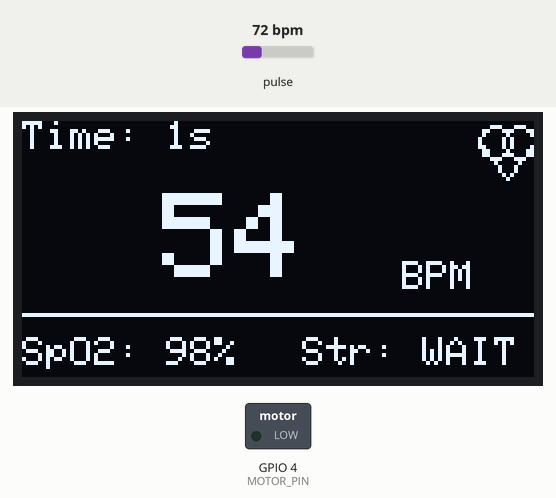
Simulated run of this sketch. Board: ESP32. Shown: 128×64 one-colour display, switched loads named in the sketch (green lamp = pin HIGH). The test bench sets the inputs (shaded band); at power-on: pulse 72 bpm. WiFi joins after 1.5 s; servers stay silent unless stated; uploads are accepted with an empty reply; what the sketch prints to the serial monitor is not drawn.

Above: at 2.7 s.
2.8 s: pulse set to 89 bpm
At 3.32 s:
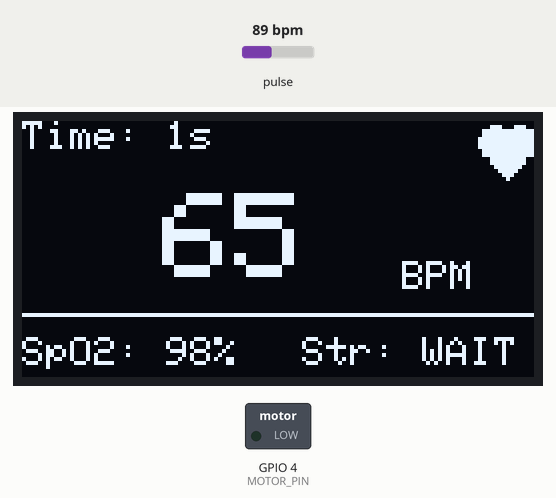
5.8 s: pulse set to 92 bpm
At 8.2 s:
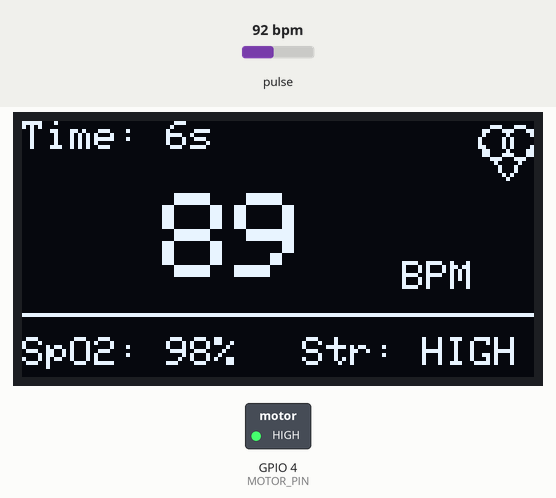
8.3 s: pulse set to 69 bpm
At 11.1 s:
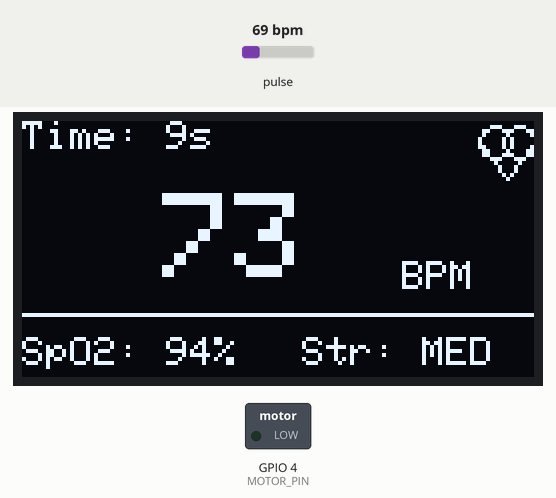
11.3 s: pulse set to 100 bpm
At 13.2 s:
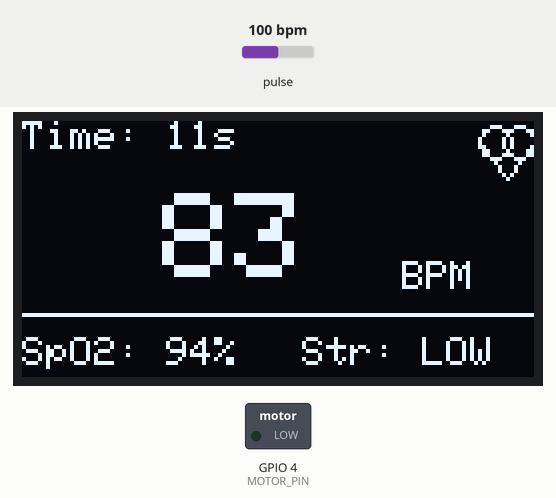
14.3 s: pulse set to 130 bpm
At 14.58 s:
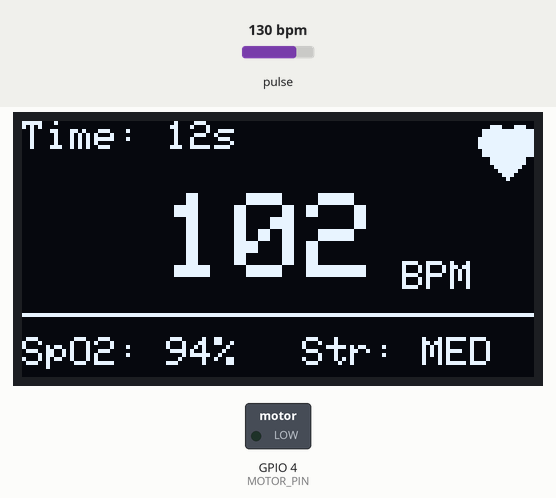
Timing chart, 0 to 17.7 s (numbered marks = the images above; inputs shaded):
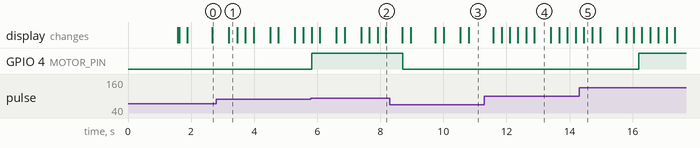

Measured:
- the behaviour switches between 90 and 91 bpm on pulse (found by bisection; images 1 and 2)
- after the input at 8.3 s, GPIO 4 (MOTOR_PIN): HIGH → LOW after 0.41 s
- after the input at 11.3 s, the display: first differs from a run without the input after 0.80 s (image 4 shows a later state)
- after the input at 14.3 s, GPIO 4 (MOTOR_PIN): LOW → HIGH after 1.9 s instead of 2.5 s
- what the display in image 4 shows lasts 0.5 s, from 12.9 s to 13.4 s

The sketch:

bpm_realtime_auto_end_2s_stress_fixed.ino
```cpp
#include <Wire.h>
#include <WiFi.h>
#include <HTTPClient.h>
#include <ArduinoJson.h>
#include "MAX30105.h"
#include "heartRate.h"
#include <Adafruit_GFX.h>
#include <Adafruit_SSD1306.h>
#include "freertos/FreeRTOS.h"
#include "freertos/task.h"
#include "freertos/semphr.h"

// --- WiFi Settings ---
const char *ssid = "Zenetic Esports";
const char *password = "oneStudio";
const char *serverUrl = "http://172.20.10.2:5000/api/real-time-data";
const char *endSessionUrl = "http://172.20.10.2:5000/api/end-session";

// --- Hardware ---
#define MOTOR_PIN 4
#define SCREEN_WIDTH 128
#define SCREEN_HEIGHT 64

// --- Logic Constants ---
#define GRACE_PERIOD_MS 2000        // Automatically end session 2 seconds after finger removal
#define STRESS_HIGH_SCORE_THRESH 70 // 70-100 = High Stress
#define STRESS_MED_SCORE_THRESH 40  // 40-69 = Medium Stress; below 40 = Low Stress
#define BEAT_STALE_MS 2500          // If no real beat in this long, treat the current BPM as stale

// --- Objects ---
MAX30105 particleSensor;
Adafruit_SSD1306 display(SCREEN_WIDTH, SCREEN_HEIGHT, &Wire, -1);

// --- Global Variables ---
// Replaces the old sessionData[]/dataCount local buffer. The server now
// assigns a session_id on the first real-time POST, and every reading is
// sent to it live instead of being held on-device until the end.
int currentSessionId = 0;

// State Machine
bool fingerPhysical = false;
bool sessionActive = false;
unsigned long graceTimerStart = 0;
bool inGracePeriod = false;

// Timers
unsigned long lastUiUpdate = 0;
unsigned long lastDataLog = 0;
unsigned long lastBeatTime = 0;
unsigned long lastBeatDetectedTime = 0; // For blinking icon
unsigned long lastWiFiCheck = 0;
unsigned long sessionStartTime = 0; // Used for the on-screen timer now that dataCount is gone

// Network uploads run on the ESP32 WiFi/core task instead of inside the
// sensor-reading loop. This prevents HTTP/TCP operations from blocking
// MAX30105 sampling and corrupting RR intervals/RMSSD.
TaskHandle_t uploadTaskHandle = nullptr;
SemaphoreHandle_t uploadMutex = nullptr;
volatile bool uploadPending = false;
int pendingBpm = 0;
int pendingSpo2 = 0;
float pendingStress = 0.0f;

// Math Variables (identical math to the base code)
const byte RATE_SIZE = 4;
byte rates[RATE_SIZE];
byte rateSpot = 0;
byte samplesCollected = 0; // FIX: only average over slots that hold a real reading (see note at bottom)
float beatsPerMinute;
int beatAvg = 0;

// HRV
// NOTE: previous version stored raw deltas in a 10-slot circular buffer
// (rrIntervals[]) and diffed by array position. That silently breaks once
// the buffer wraps every 10 beats: slot i and slot i+1 stop being
// temporally adjacent beats (one holds a brand-new delta, its neighbor
// still holds one from up to 9 beats earlier), which inflates RMSSD
// indefinitely after the first ~10 beats of a session. This version keeps
// only "last beat's delta" plus a small rolling window of squared
// consecutive diffs, so every value that ever enters the average really is
// beat[n] vs beat[n-1].
const int RMSSD_WINDOW = 8;
float prevRR = 0;
float sqDiffBuffer[RMSSD_WINDOW];
int sqDiffIndex = 0;
int sqDiffCount = 0;
const int RMSSD_MIN_DIFFS = 3; // don't trust/report a score on 1-2 diffs alone
float rmssd = 0;
float avgRR = 0; // running-average RR interval, used to catch outlier beats
int consecutiveOutliers = 0;
const int MAX_CONSECUTIVE_OUTLIERS = 3; // after this many rejections in a
                                        // row, trust the new rate instead
                                        // of staying stuck on a stale one

// SpO2 Estimator
double minRed = 200000, maxRed = 0;
double minIR = 200000, maxIR = 0;
int estimatedSpO2 = 98;

void connectToWiFi();
void queueRealTimeData(int bpm, int spo2_val, float stress_val);
void realTimeUploadTask(void *parameter);
void endSessionAndUpload();
void updateDisplay();
void startSession();
void processSignal(long irValue, long redValue);
float stressScoreFromRMSSD(float rmssdVal);
void showStatus(const char *msg);
void showIdleScreen();

void setup()
{
  Serial.begin(115200);
  pinMode(MOTOR_PIN, OUTPUT);
  digitalWrite(MOTOR_PIN, LOW);

  if (!display.begin(SSD1306_SWITCHCAPVCC, 0x3C))
    for (;;)
      ;
  display.setTextColor(WHITE);

  // Wifi & Sensor Init
  showStatus("Connecting WiFi...");
  connectToWiFi();

  if (!particleSensor.begin(Wire, I2C_SPEED_FAST))
  {
    showStatus("Sensor Missing");
    while (1)
      ;
  }

  particleSensor.setup();
  particleSensor.setPulseAmplitudeRed(0x0A);
  particleSensor.setPulseAmplitudeGreen(0);

  uploadMutex = xSemaphoreCreateMutex();
  if (uploadMutex != nullptr)
  {
    xTaskCreatePinnedToCore(
        realTimeUploadTask,
        "RTUpload",
        8192,
        nullptr,
        1,
        &uploadTaskHandle,
        0);
  }

  showIdleScreen();
}

void connectToWiFi()
{
  WiFi.mode(WIFI_STA);
  WiFi.begin(ssid, password);

  int attempts = 0;
  while (WiFi.status() != WL_CONNECTED && attempts < 40)
  {
    delay(500);
    attempts++;
  }
}

void loop()
{
  // Real-time streaming needs a live connection, so reconnect quietly
  // in the background if WiFi ever drops mid-session.
  if (millis() - lastWiFiCheck > 5000)
  {
    if (WiFi.status() != WL_CONNECTED)
    {
      connectToWiFi();
    }
    lastWiFiCheck = millis();
  }

  // 1. READ SENSOR
  long irValue = particleSensor.getIR();
  long redValue = particleSensor.getRed();

  // 2. FINGER CHECK
  if (irValue > 50000)
  {
    if (!fingerPhysical)
    {
      // Finger just touched!
      fingerPhysical = true;
      inGracePeriod = false;
      if (!sessionActive)
        startSession();
    }
  }
  else
  {
    if (fingerPhysical)
    {
      // Finger just removed
      fingerPhysical = false;
    }
  }

  // 3. LOGIC HANDLER
  if (sessionActive)
  {
    if (fingerPhysical)
    {
      // Normal Operation
      processSignal(irValue, redValue);

      // Reset grace period flag if we recovered
      inGracePeriod = false;

      // Vibration Logic: use the same 0-100 stress score shown on the dashboard.
      // 70-100 = High Stress.
      float currentStressScore = stressScoreFromRMSSD(rmssd);
      if (currentStressScore >= STRESS_HIGH_SCORE_THRESH)
        digitalWrite(MOTOR_PIN, HIGH);
      else
        digitalWrite(MOTOR_PIN, LOW);
    }
    else
    {
      // Finger Missing - Handle Grace Period
      digitalWrite(MOTOR_PIN, LOW);

      if (!inGracePeriod)
      {
        inGracePeriod = true;
        graceTimerStart = millis();
      }
      else
      {
        if (millis() - graceTimerStart >= GRACE_PERIOD_MS)
        {
          endSessionAndUpload();
        }
      }
    }

    // 4. TIME-DRIVEN UPDATES
    unsigned long currentMillis = millis();

    // A. UI Update (Every 250ms - Smooth Timer)
    if (currentMillis - lastUiUpdate > 250)
    {
      updateDisplay();
      lastUiUpdate = currentMillis;
    }

    // B. QUEUE LIVE UPDATE (Every 1000ms)
    // IMPORTANT: do not perform HTTP here. HTTP/TCP operations can block
    // this loop long enough to make MAX30105 beat sampling miss beats.
    // We only copy the latest values; a separate FreeRTOS task performs
    // the network upload.
    if (fingerPhysical && currentMillis - lastDataLog > 1000)
    {
      bool isFresh = (millis() - lastBeatDetectedTime < BEAT_STALE_MS);

      queueRealTimeData(
          isFresh ? beatAvg : 0,
          estimatedSpO2,
          isFresh ? stressScoreFromRMSSD(rmssd) : 0);

      lastDataLog = currentMillis;
    }
  }
  else
  {
    // Idle Mode
    digitalWrite(MOTOR_PIN, LOW);
    static long lastIdle = 0;
    if (millis() - lastIdle > 1000)
    {
      showIdleScreen();
      lastIdle = millis();
    }
  }
}

// --- LOGIC FUNCTIONS ---

void startSession()
{
  sessionActive = true;
  currentSessionId = 0; // Tells the server "start a new session" on the next POST
  if (uploadMutex != nullptr &&
      xSemaphoreTake(uploadMutex, pdMS_TO_TICKS(20)) == pdTRUE)
  {
    uploadPending = false;
    pendingBpm = 0;
    pendingSpo2 = 0;
    pendingStress = 0.0f;
    xSemaphoreGive(uploadMutex);
  }
  beatAvg = 0;
  rmssd = 0;
  prevRR = 0;
  avgRR = 0;
  consecutiveOutliers = 0;
  sqDiffIndex = 0;
  sqDiffCount = 0;

  // FIX: clear the BPM/HRV buffers so leftover values from a previous
  // session (or the zero-initialized boot state) can't leak into the
  // very first readings of this new session.
  rateSpot = 0;
  samplesCollected = 0;
  for (byte x = 0; x < RATE_SIZE; x++)
    rates[x] = 0;
  for (int i = 0; i < RMSSD_WINDOW; i++)
    sqDiffBuffer[i] = 0;

  minRed = 200000;
  maxRed = 0;
  minIR = 200000;
  maxIR = 0;
  lastDataLog = millis();
  sessionStartTime = millis();
  display.clearDisplay(); // clear old screens
}

void processSignal(long irValue, long redValue)
{
  // Beat Detection
  if (checkForBeat(irValue) == true)
  {
    long delta = millis() - lastBeatTime;
    lastBeatTime = millis();
    lastBeatDetectedTime = millis(); // Record beat time for the icon

    if (delta > 250 && delta < 2000)
    {
      Serial.print("delta=");
      Serial.println(delta);
      beatsPerMinute = 60 / (delta / 1000.0);

      if (beatsPerMinute < 255 && beatsPerMinute > 20)
      {
        rates[rateSpot++] = (byte)beatsPerMinute;
        rateSpot %= RATE_SIZE;

        // FIX: only average over slots that have actually been filled
        // this session, instead of always dividing by RATE_SIZE.
        if (samplesCollected < RATE_SIZE)
          samplesCollected++;

        beatAvg = 0;
        for (byte x = 0; x < samplesCollected; x++)
          beatAvg += rates[x];
        beatAvg /= samplesCollected;
      }

      // HRV — compare this beat's delta only to the immediately previous
      // beat's delta (true beat[n] vs beat[n-1]), then keep a small rolling
      // window of those squared diffs. No array-position aliasing, so RMSSD
      // can't get permanently inflated once the window fills up.
      //
      // OUTLIER GUARD: a single missed/double-counted beat produces one
      // wildly-off delta. Without this check, that ONE bad beat gets diffed
      // against its neighbor and the resulting huge squared-diff sits in
      // the rolling window poisoning every RMSSD read until it ages out.
      // So: if a new delta is more than 35% off the recent average RR,
      // treat it as noise and skip it.
      //
      // RECOVERY: avgRR only moves on accepted beats, so if the real heart
      // rate genuinely drifts (or the signal gets temporarily worse), every
      // beat after that first rejection keeps comparing against a stale
      // baseline and gets rejected forever - a permanent lockup. To prevent
      // that, count consecutive rejections; after too many in a row, trust
      // that this is the new normal, recalibrate to it, and resume.
      if (prevRR > 0)
      {
        bool isOutlier = avgRR > 0 && fabs(delta - avgRR) > 0.35 * avgRR;

        if (isOutlier)
        {
          consecutiveOutliers++;
        }

        if (isOutlier && consecutiveOutliers < MAX_CONSECUTIVE_OUTLIERS)
        {
          // Reject this beat only - don't diff it, don't move prevRR or
          // avgRR forward yet, in case it really was just one bad beat.
        }
        else
        {
          if (isOutlier)
          {
            // Forced recalibration: too many "outliers" in a row means the
            // baseline itself is stale, not the beats. Accept this beat as
            // the new normal but don't diff it against the old, no-longer-
            // relevant prevRR - that comparison would be meaningless.
            prevRR = delta;
            avgRR = delta;
            consecutiveOutliers = 0;
          }
          else
          {
            float diff = delta - prevRR;
            sqDiffBuffer[sqDiffIndex] = diff * diff;
            sqDiffIndex = (sqDiffIndex + 1) % RMSSD_WINDOW;
            if (sqDiffCount < RMSSD_WINDOW)
              sqDiffCount++;

            float sumSqDiff = 0;
            for (int i = 0; i < sqDiffCount; i++)
              sumSqDiff += sqDiffBuffer[i];

            // Require a few diffs before trusting the number - one huge
            // outlier delta shouldn't single-handedly swing RMSSD from 0
            // to 700+.
            if (sqDiffCount >= RMSSD_MIN_DIFFS)
            {
              rmssd = sqrt(sumSqDiff / sqDiffCount);
            }

            prevRR = delta;
            avgRR = (avgRR == 0) ? delta : (0.8 * avgRR + 0.2 * delta);
            consecutiveOutliers = 0;
          }
        }
      }
      else
      {
        prevRR = delta;
        avgRR = delta;
        consecutiveOutliers = 0;
      }

      Serial.print("validDiffs=");
      Serial.print(sqDiffCount);
      Serial.print("  RAW RMSSD=");
      Serial.println(rmssd);
    }
  }

  // SpO2 Tracker
  if (redValue < minRed)
    minRed = redValue;
  if (redValue > maxRed)
    maxRed = redValue;
  if (irValue < minIR)
    minIR = irValue;
  if (irValue > maxIR)
    maxIR = irValue;

  static int spo2Counter = 0;
  spo2Counter++;
  if (spo2Counter > 500)
  { // Faster update
    double redAC = maxRed - minRed;
    double irAC = maxIR - minIR;
    if (irAC > 0 && redAC > 0)
    {
      float R = (redAC / maxRed) / (irAC / maxIR);
      float spo2 = 104 - 17 * R;
      if (spo2 > 100)
        spo2 = 100;
      if (spo2 < 80)
        spo2 = 80;
      estimatedSpO2 = (int)spo2;
    }
    minRed = 200000;
    maxRed = 0;
    minIR = 200000;
    maxIR = 0;
    spo2Counter = 0;
  }
}

// The server's /api/real-time-data (and /api/record) endpoints reject any
// "stress" value outside 0-100. Raw RMSSD is a millisecond value that can
// easily go over 100, which would make the server silently 400-reject
// exactly the calmest, healthiest readings. This converts RMSSD into a
// bounded 0-100 normalized stress score used by both the dashboard and OLED.
// Higher score = more stress.
float stressScoreFromRMSSD(float rmssdVal)
{
  if (rmssdVal <= 0)
    return 0;

  // The old mapping used 120 ms as the relaxed endpoint. Your actual
  // MAX30105 readings are commonly 110-190 ms, so almost everything above
  // 120 ms became exactly 0. That made the dashboard look stuck at zero.
  //
  // New display mapping:
  //   RMSSD <= 40 ms  -> stress 100 (high)
  //   RMSSD = 110 ms  -> stress 50 (medium)
  //   RMSSD >= 180 ms -> stress 0 (low)
  //
  // This is a project-specific normalized score, NOT a clinical diagnosis.
  // It is intentionally tuned to the observed RMSSD range of this device.
  const float RMSSD_HIGH_STRESS = 40.0f;
  const float RMSSD_LOW_STRESS = 180.0f;

  float score = 100.0f -
                ((rmssdVal - RMSSD_HIGH_STRESS) /
                 (RMSSD_LOW_STRESS - RMSSD_HIGH_STRESS)) *
                    100.0f;

  if (score < 0)
    score = 0;
  if (score > 100)
    score = 100;

  return score;
}

void queueRealTimeData(int bpm, int spo2_val, float stress_val)
{
  if (uploadMutex == nullptr)
    return;

  if (xSemaphoreTake(uploadMutex, pdMS_TO_TICKS(5)) == pdTRUE)
  {
    pendingBpm = bpm;
    pendingSpo2 = spo2_val;
    pendingStress = stress_val;
    uploadPending = true;
    xSemaphoreGive(uploadMutex);
  }
}

void realTimeUploadTask(void *parameter)
{
  (void)parameter;

  for (;;)
  {
    vTaskDelay(pdMS_TO_TICKS(1000));

    if (uploadMutex == nullptr)
      continue;

    int bpm = 0;
    int spo2_val = 0;
    float stress_val = 0.0f;
    int sessionIdSnapshot = 0;
    bool shouldUpload = false;

    if (xSemaphoreTake(uploadMutex, pdMS_TO_TICKS(20)) == pdTRUE)
    {
      if (uploadPending)
      {
        bpm = pendingBpm;
        spo2_val = pendingSpo2;
        stress_val = pendingStress;
        sessionIdSnapshot = currentSessionId;
        uploadPending = false;
        shouldUpload = true;
      }
      xSemaphoreGive(uploadMutex);
    }

    if (!shouldUpload)
      continue;

    if (WiFi.status() != WL_CONNECTED)
    {
      connectToWiFi();
      if (WiFi.status() != WL_CONNECTED)
        continue;
    }

    // Do not send an empty measurement before RMSSD has become valid.
    if (bpm == 0 && stress_val == 0)
      continue;

    HTTPClient localHttp;
    localHttp.setConnectTimeout(1000);
    localHttp.setTimeout(1000);

    if (!localHttp.begin(serverUrl))
    {
      Serial.println("HTTP begin failed");
      continue;
    }

    localHttp.addHeader("Content-Type", "application/json");

    DynamicJsonDocument doc(256);
    if (sessionIdSnapshot > 0)
    {
      doc["session_id"] = sessionIdSnapshot;
    }
    doc["bpm"] = bpm;
    doc["spo2"] = spo2_val;
    doc["stress"] = stress_val;

    String jsonStr;
    serializeJson(doc, jsonStr);

    Serial.print("RT SEND: ");
    Serial.println(jsonStr);

    int httpCode = localHttp.POST(jsonStr);

    if (httpCode == 200 || httpCode == 201)
    {
      String response = localHttp.getString();

      DynamicJsonDocument responseDoc(256);
      DeserializationError err = deserializeJson(responseDoc, response);

      if (!err && responseDoc.containsKey("session_id"))
      {
        int returnedSessionId = responseDoc["session_id"];

        if (xSemaphoreTake(uploadMutex, pdMS_TO_TICKS(20)) == pdTRUE)
        {
          if (currentSessionId == 0)
          {
            currentSessionId = returnedSessionId;
            Serial.printf("Session ID: %d\n", currentSessionId);
          }
          xSemaphoreGive(uploadMutex);
        }
      }
    }
    else
    {
      Serial.printf("RT HTTP Error: %d\n", httpCode);
    }

    localHttp.end();
  }
}

void endSessionAndUpload()
{
  // Stop creating new live readings immediately.
  sessionActive = false;
  inGracePeriod = false;

  display.clearDisplay();
  display.setCursor(0, 20);
  display.setTextSize(2);
  display.println("Saving...");
  display.display();

  int sessionIdToEnd = 0;

  // The upload task can be in the middle of the first POST when the finger
  // is removed. In that case currentSessionId is still 0 for a short time.
  // Wait for that POST to finish before trying to end the session.
  unsigned long waitStart = millis();
  while (millis() - waitStart < 3500)
  {
    if (uploadMutex != nullptr &&
        xSemaphoreTake(uploadMutex, pdMS_TO_TICKS(20)) == pdTRUE)
    {
      sessionIdToEnd = currentSessionId;
      uploadPending = false;
      xSemaphoreGive(uploadMutex);
    }

    if (sessionIdToEnd > 0)
      break;
    delay(50);
  }

  Serial.printf("AUTO END: session ID = %d\n", sessionIdToEnd);

  if (WiFi.status() == WL_CONNECTED && sessionIdToEnd > 0)
  {
    HTTPClient localHttp;
    localHttp.setConnectTimeout(1000);
    localHttp.setTimeout(1000);

    if (localHttp.begin(endSessionUrl))
    {
      localHttp.addHeader("Content-Type", "application/json");

      DynamicJsonDocument doc(128);
      doc["session_id"] = sessionIdToEnd;

      String jsonStr;
      serializeJson(doc, jsonStr);

      int code = localHttp.POST(jsonStr);

      display.clearDisplay();
      display.setCursor(0, 20);
      display.setTextSize(2);
      display.println(code == 200 ? "Saved!" : "Error");
      display.display();

      localHttp.end();
    }
  }

  if (uploadMutex != nullptr &&
      xSemaphoreTake(uploadMutex, pdMS_TO_TICKS(20)) == pdTRUE)
  {
    currentSessionId = 0;
    xSemaphoreGive(uploadMutex);
  }
  else
  {
    currentSessionId = 0;
  }

  delay(2000);
}

void updateDisplay()
{
  display.clearDisplay();

  // 1. Timer
  display.setTextSize(1);
  display.setCursor(0, 0);
  if (inGracePeriod)
  {
    display.print("Resume? ");
    display.print((GRACE_PERIOD_MS - (millis() - graceTimerStart)) / 100);
  }
  else
  {
    unsigned long elapsed = (millis() - sessionStartTime) / 1000;
    display.print("Time: ");
    display.print(elapsed);
    display.print("s");
  }

  // 2. Heart Icon (Blinks for 100ms after a beat)
  bool beatFlash = (millis() - lastBeatDetectedTime < 150);
  if (beatFlash)
  {
    // Filled Heart
    display.fillCircle(118, 5, 4, WHITE);
    display.fillCircle(124, 5, 4, WHITE);
    display.fillTriangle(114, 5, 128, 5, 121, 14, WHITE);
  }
  else
  {
    // Empty Heart (Outline)
    display.drawCircle(118, 5, 4, WHITE);
    display.drawCircle(124, 5, 4, WHITE);
    display.drawLine(114, 5, 121, 14, WHITE);
    display.drawLine(128, 5, 121, 14, WHITE);
  }

  // 3. Hero BPM
  display.setCursor(35, 18);
  display.setTextSize(3);
  display.print(beatAvg > 0 ? String(beatAvg) : "--");

  display.setTextSize(1);
  display.setCursor(95, 35);
  display.print("BPM");

  // 4. Footer
  display.drawLine(0, 48, 128, 48, WHITE);
  display.setCursor(0, 54);
  display.print("SpO2: ");
  display.print(estimatedSpO2);
  display.print("%");

  // 5. Stress Category (unchanged - still your original raw-RMSSD thresholds)
  display.setCursor(70, 54);
  String stressStr = "WAIT";
  if (rmssd > 0)
  {
    float displayStressScore = stressScoreFromRMSSD(rmssd);
    if (displayStressScore >= STRESS_HIGH_SCORE_THRESH)
      stressStr = "HIGH";
    else if (displayStressScore >= STRESS_MED_SCORE_THRESH)
      stressStr = "MED";
    else
      stressStr = "LOW";
  }
  display.print("Str: ");
  display.print(stressStr);

  display.display();
}

void showStatus(const char *msg)
{
  display.clearDisplay();
  display.setCursor(0, 0);
  display.setTextSize(1);
  display.println(msg);
  display.display();
}

void showIdleScreen()
{
  display.clearDisplay();
  display.setTextSize(2);
  display.setCursor(30, 10);
  display.println("Ready");
  display.setTextSize(1);
  display.setCursor(20, 35);
  display.println("Place Finger");
  display.display();
}
```
